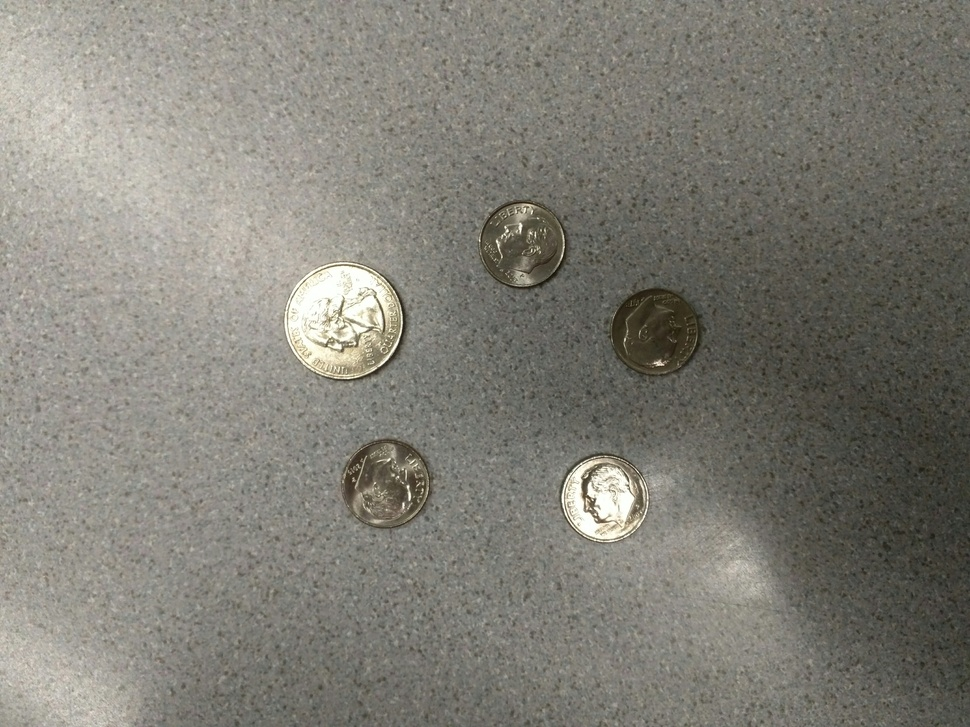
#> input picture python/darkCoins.jpg, 970 x 727 px, shrunk from 4160 x 3120 before the run
$ python shitomasi.py --image ../darkCoins.jpg
#> lines starting #> are read from the running program, lines starting #| are printed output that depends on the picture; after the words box and inside, x2 and y2 are one past the last pixel; in counts of white or black regions, pixels touching at a corner belong together
import numpy as np
import cv2
import argparse
from matplotlib import pyplot as plt

ap = argparse.ArgumentParser()
ap.add_argument("-i","--image", required = True,
        help = "Give the path to the image")
arg = vars(ap.parse_args())

image = cv2.imread(arg["image"])
#> image is the input picture: shape (727, 970, 3); mean B, G, R 118, 126.5, 128.5
gray = cv2.cvtColor(image, cv2.COLOR_BGR2GRAY)

corner = cv2.goodFeaturesToTrack(gray,30,0.01,10)
#> corner = 30 rows, first 8: [408, 485], [586, 498], [595, 514], [398, 476], [327, 346], [663, 364], [507, 230], [409, 500]
corner = np.int0(corner)

for i in corner:
    x,y = i.ravel()
    cv2.circle(image,(x,y),3,255,-1)
#> this loop made 30 passes
#> (x, y) on passes 1 to 12: (408, 485), (586, 498), (595, 514), (398, 476), (327, 346), (663, 364), (507, 230), (409, 500), (628, 485), (531, 233), (354, 343), (422, 488)
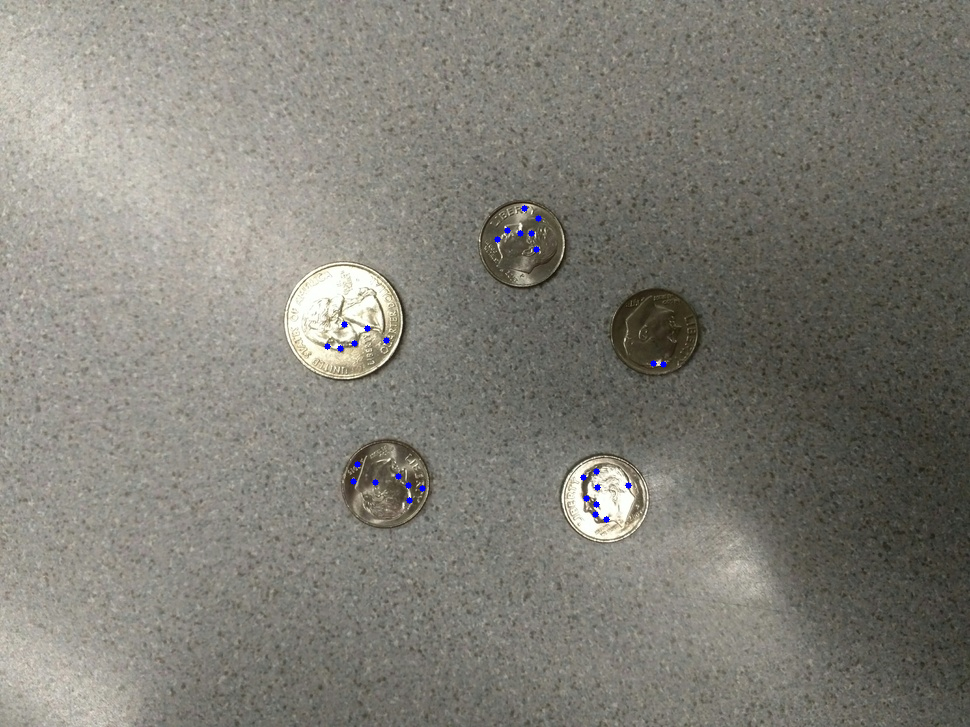
#> image: shape (727, 970, 3); 0.12% of pixels changed, all inside (x1, y1, x2, y2) = (324, 205, 667, 523)

plt.imshow(image),plt.show()

$ run again, on python/flashCoins.jpg
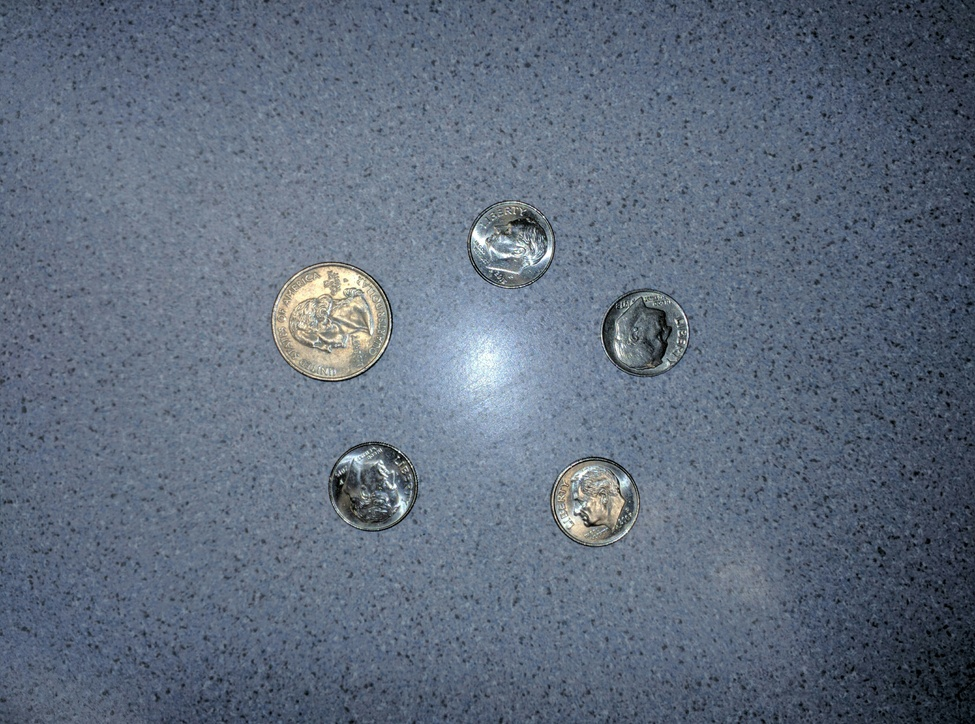
#> input picture python/flashCoins.jpg, 975 x 724 px, shrunk from 4160 x 3088 before the run
#> image is the input picture: shape (724, 975, 3); mean B, G, R 125.3, 108.5, 96.2
#> `gray = cv2.cvtColor(image, cv2.COLOR_BGR2GRAY)`:
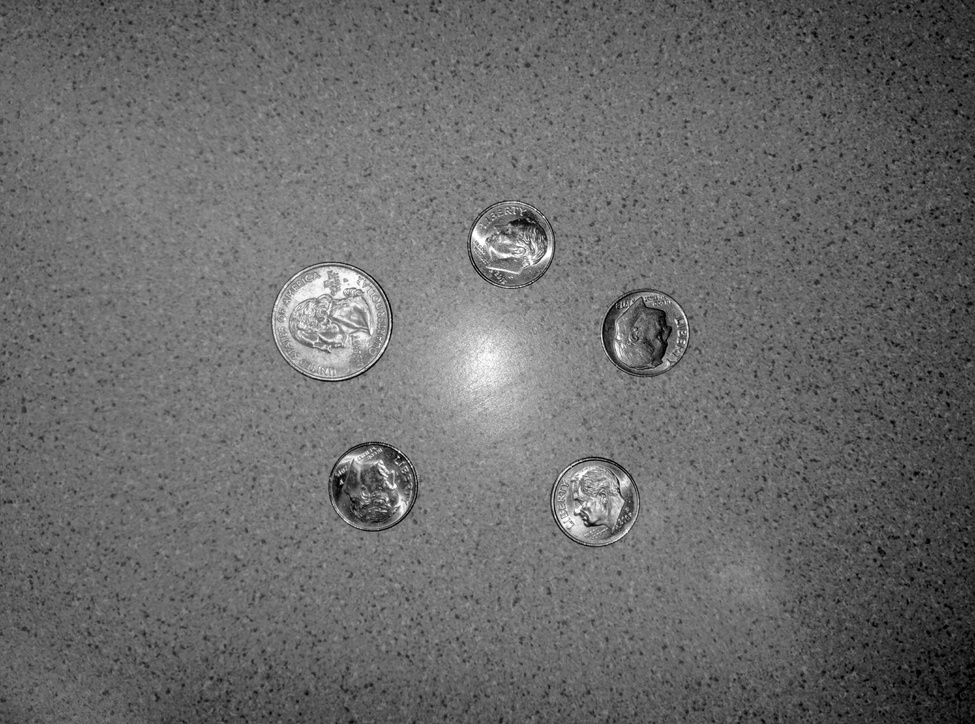
#> gray: shape (724, 975); min 0, max 255, mean 106.7
#> corner = 30 rows, first 8: [398, 457], [340, 483], [585, 518], [630, 513], [618, 488], [392, 485], [684, 340], [399, 506]
#> the loop `for i in corner:` made 30 passes
#> after the loop `for i in corner:`:
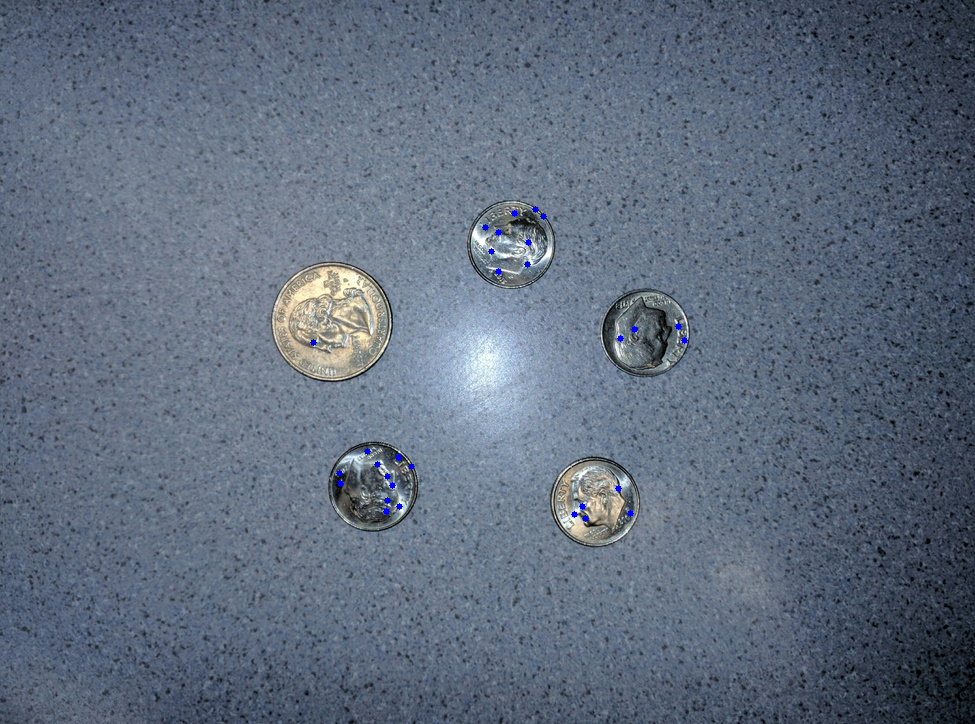
#> image: shape (724, 975, 3); 0.12% of pixels changed, all inside (x1, y1, x2, y2) = (310, 206, 688, 522)

$ run again, on python/sitting.jpg
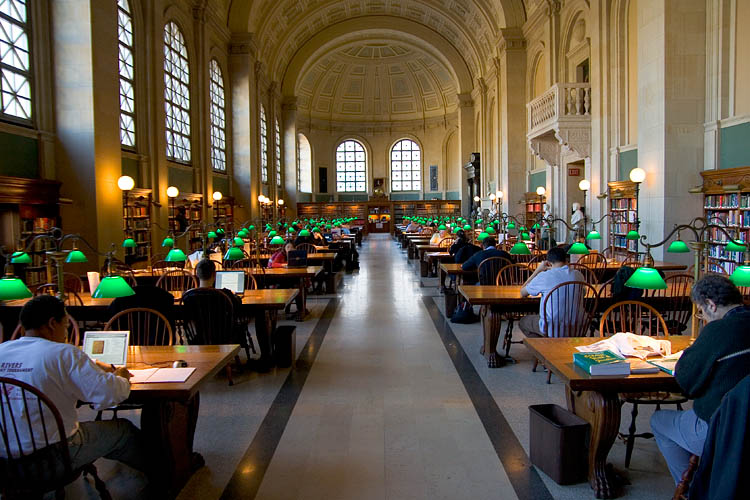
#> input picture python/sitting.jpg, 750 x 500 px
#> image is the input picture: shape (500, 750, 3); mean B, G, R 67.9, 83, 92.8
#> `gray = cv2.cvtColor(image, cv2.COLOR_BGR2GRAY)`:
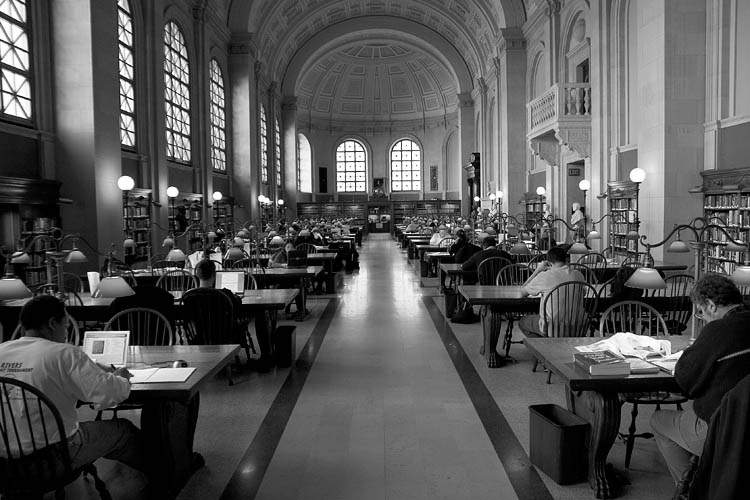
#> gray: shape (500, 750); min 0, max 255, mean 84.2
#> corner = 30 rows, first 8: [3, 93], [173, 106], [121, 114], [174, 133], [355, 181], [133, 130], [88, 273], [120, 79]
#> the loop `for i in corner:` made 30 passes
#> after the loop `for i in corner:`:
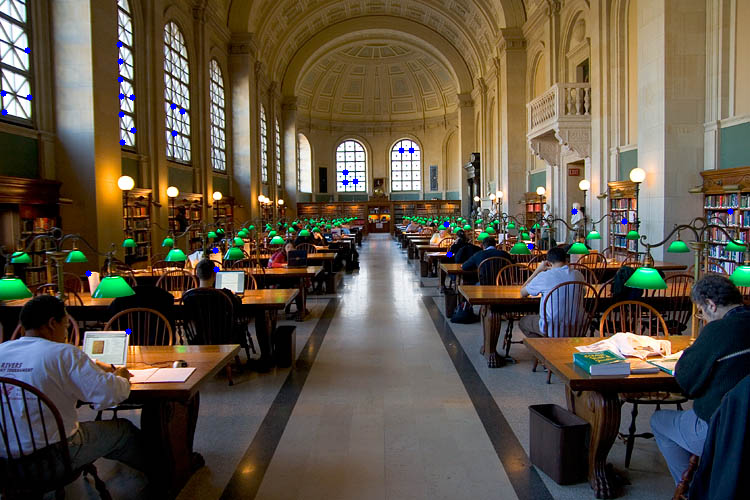
#> image: shape (500, 750, 3); 0.23% of pixels changed, all inside (x1, y1, x2, y2) = (0, 41, 734, 335)
